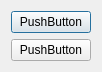
<?xml version="1.0" encoding="UTF-8"?>
<ui version="4.0">
 <class>Dialog</class>
 <widget class="QDialog" name="Dialog">
  <property name="geometry">
   <rect>
    <x>0</x>
    <y>0</y>
    <width>94</width>
    <height>70</height>
   </rect>
  </property>
  <property name="windowTitle">
   <string>Dialog</string>
  </property>
  <layout class="QVBoxLayout" name="verticalLayout">
   <item>
    <widget class="QPushButton" name="pushButton">
     <property name="text">
      <string>PushButton</string>
     </property>
    </widget>
   </item>
   <item>
    <widget class="QPushButton" name="pushButton_2">
     <property name="text">
      <string>PushButton</string>
     </property>
    </widget>
   </item>
  </layout>
 </widget>
 <resources/>
 <connections/>
</ui>
